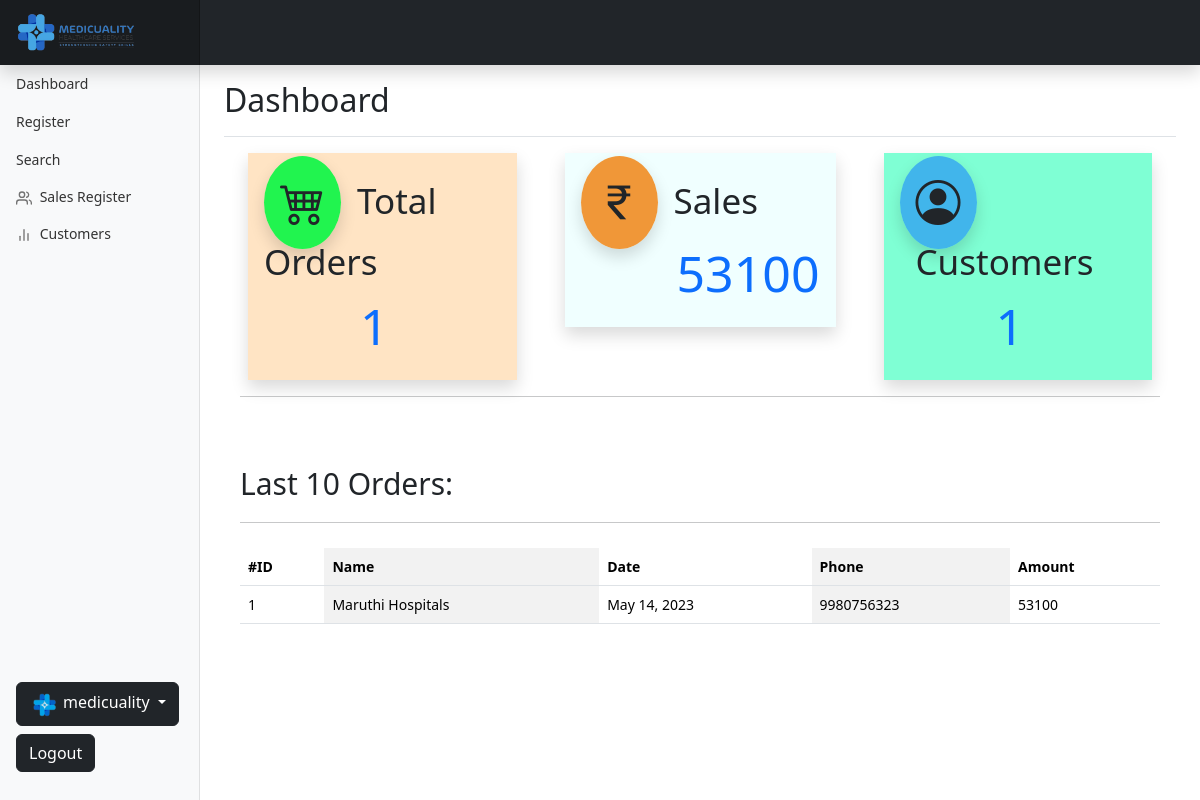
The page /dashboard/ (signed in) on the database its author committed.
### home/models.py (models this page shows, shortened)
class Payment_info(models.Model):
    patient_id = models.ForeignKey(Patient_info, on_delete=models.CASCADE, null=True)
    payment_details = models.TextField(null=True)
    activity = models.TextField(null=True)
    billing_address_1 = models.CharField(max_length=200, null=True)
    billing_address_2 = models.CharField(max_length=200, null=True)
    billing_address_city = models.CharField(max_length=200, null=True)
    billing_address_state = models.CharField(max_length=200, null=True)
    billing_address_pin = models.CharField(max_length=200, null=True)
    amount = models.IntegerField(null=True)
    c_gst = models.IntegerField(null=True)
    s_gst = models.IntegerField(null=True)
    total_amount = models.IntegerField(null=True)
    status = models.CharField(max_length=200, null=True)
    time_stamp = models.DateTimeField(auto_now_add=True, null=True)
    def __str__(self):
        return self.payment_details

class Patient_info(models.Model):
    patient_name = models.CharField(max_length=200, null=True)
    patient_phone = models.CharField(max_length=15, null=True)
    patient_gst_no  = models.CharField(max_length=200, null=True)
    patient_adress_1 = models.CharField(max_length=200, null=True)
    patient_address_2 = models.CharField(max_length=200, null=True)
    city = models.CharField(max_length=100, null=True)
    state = models.CharField(max_length=100, null=True)
    pin = models.CharField(max_length=6, null=True)
    created_on = models.DateTimeField(auto_now_add=True, null=True)

### home/views.py (the view)
# urls.py: path('dashboard/', views.dashboard, name='dashboard'),
@login_required(login_url = 'loginPage')
def dashboard(request):
    t_order = Payment_info.objects.count()
    t_cus = Patient_info.objects.count()
    t_sum = Payment_info.objects.aggregate(Sum('amount'))
    p_info = Payment_info.objects.all().order_by('-time_stamp')[0:10]
    context = {'t_order':t_order, 't_cus':t_cus, 'sum':t_sum, 'p_info':p_info}
    print(p_info)
    return render(request, 'index.html' , context)

### templates/index.html (shortened to what this page needs)
{% load static %}
<!doctype html>
<html lang="en" data-bs-theme="auto">
    <link href="https://cdn.jsdelivr.net/npm/bootstrap@5.3.0-alpha3/dist/css/bootstrap.min.css" rel="stylesheet">
    <link rel="stylesheet" href="https://cdn.jsdelivr.net/npm/bootstrap-icons@1.10.5/font/bootstrap-icons.css">
<link href="../assets/dist/css/bootstrap.min.css" rel="stylesheet">
    <link href="{% static 'css/dashboard.css' %}" rel="stylesheet">
  </head>
  <body>
<header class="navbar navbar-dark sticky-top bg-dark flex-md-nowrap p-0 shadow">
  <a class="navbar-brand col-md-3 col-lg-2 me-0 px-3 fs-6" href="#"><img src="{% static 'images/logo.png' %}" style="width:120px" alt="" class="img-fluid"></a>
</header>
<div class="container-fluid">
  <div class="row">
    <nav id="sidebarMenu" class="col-md-3 col-lg-2 d-md-block bg-body-tertiary sidebar collapse">
      <div class="position-sticky pt-3 sidebar-sticky">
        <ul class="nav flex-column">
          <li class="nav-item">
            <a class="nav-link" aria-current="page" href="{% url 'dashboard' %}">
              Dashboard
            </a>
          </li>
          <li class="nav-item">
            <a class='nav-link' href="{% url 'register' %}">
              Register
            </a>
          </li>
          <li class="nav-item">
            <a class="nav-link" href="{% url 'search' %}">
              Search
            </a>
          </li>
          <li class="nav-item">
            <a class="nav-link" href="{% url 'salesregister' %}">
              <span data-feather="users" class="align-text-bottom"></span>
              Sales Register
            </a>
          </li>
          <li class="nav-item">
            <a class="nav-link" href="{% url 'customer' %}">
              <span data-feather="bar-chart-2" class="align-text-bottom"></span>
              Customers
            </a>
            <div style="bottom: 0;position: fixed;padding-bottom: 20px;">
              <div class="btn-group ms-3">
                <button type="button" class="btn btn-dark dropdown-toggle" data-bs-toggle="dropdown" aria-expanded="false">
                  <span><img src="{% static 'images/icon.png' %}" class="ronded-circle" style="width:30px;" alt=""><span class="ms-1">{{request.user.username}}</span></span>
                </button> <br>
              </div>
              <a class="nav-link" style="width:60px;" href="{% url 'LogoutPage' %}">
                <button class="btn btn-dark">Logout</button>
              </a>
            </div>
          </li>
        </ul>
      </div>
    </nav>
    <main class="col-md-9 ms-sm-auto col-lg-10 px-md-4">
      <div class="d-flex justify-content-between flex-wrap flex-md-nowrap align-items-center pt-3 pb-2 mb-3 border-bottom">
        <h1 class="h2">Dashboard</h1>
      </div>
      {% block dash %}
      <div class="container px-4 text-center">
        <div class="row gx-5 gy-3">
          <div class="col">
           <div class="text-start shadow p-3" style="background-color: bisque;"><i class="bi bi-cart4 p-3 shadow text-start" style="font-size: 45px; border-radius: 100%; background-color: rgb(33, 244, 79);"></i><span class="px-3 mb-5 text-center" style="font-size: 35px;">Total Orders</span> <br><span style="font-size: 50px;" class="ms-5 ps-5 text-primary text-center">{{t_order}}</span></div>
          </div>
          <div class="col">
            <div class="text-start shadow p-3" style="background-color: azure;"><i class="bi bi-currency-rupee p-3 shadow text-start" style="font-size: 45px; border-radius: 100%; background-color: rgb(240, 151, 56);"></i><span class="px-3 mb-5 text-center" style="font-size: 35px;">Sales</span> <br><span style="font-size: 50px;" class="ms-5 ps-5 text-primary text-center">{{sum.amount__sum}}</span></div>
          </div>
          <div class="col">
            <div class="text-start shadow p-3" style="background-color: aquamarine;"><i class="bi bi-person-circle p-3 shadow text-start" style="font-size: 45px; border-radius: 100%; background-color: rgb(65, 181, 235);"></i><span class="px-3 mb-5 text-center" style="font-size: 35px;">Customers</span> <br><span style="font-size: 50px;" class="ms-5 ps-5 text-primary text-center">{{t_cus}}</span></div>
           </div>
        </div>
      </div>
      <hr class="mx-3">
      <div class="container px-3 pt-5">
        <div class="text-start">
          <p style="font-size: 30px;">Last 10 Orders:</p>
        </div>
        <hr style="height: 10px;">
      <table class="table table-striped-columns text-white table-responsive" style="background-color: rgb(81, 122, 244);">
        <tr>
          <th>#ID</th>
          <th>Name</th>
          <th>Date</th>
          <th>Phone</th>
          <th>Amount</th>
        </tr>
        {% for data in p_info %}
        <tr>
          <td>{{data.id}}</td>
          <td>{{data.patient_id.patient_name}}</td>
          <td>{{data.time_stamp.date}}</td>
          <td>{{data.patient_id.patient_phone}}</td>
          <td>{{data.amount}}</td>
        </tr>
        {% endfor %}
      </table>
    </div>
      {% endblock %}
    </main>
  </div>
</div>
  </body>
</html>

### static/css/dashboard.css (style rules this page uses)
body { font-size: .875rem; }
.feather { width: 16px; height: 16px; }
.sidebar { position: fixed; top: 0; bottom: 0; left: 0; z-index: 100; padding: 48px 0 0; box-shadow: inset -1px 0 0 rgba(0, 0, 0, .1); }
.sidebar-sticky { height: calc(100vh - 48px); overflow-x: hidden; overflow-y: auto; }
.sidebar .nav-link { font-weight: 500; color: #333; }
.sidebar .nav-link .feather { margin-right: 4px; color: #727272; }
.navbar-brand { padding-top: .75rem; padding-bottom: .75rem; background-color: rgba(0, 0, 0, .25); box-shadow: inset -1px 0 0 rgba(0, 0, 0, .25); }

### templates/index.html (style rules this page uses)
.bi { vertical-align: -.125em; fill: currentColor; }

### rows shown on the page
Payment_info: id "1", patient_id.patient_name "Maruthi Hospitals", time_stamp "May 14, 2023", patient_id.patient_phone "9980756323", amount "53100"

### other values the page prints
{{ request.user.username }} "medicuality"
{{ t_order }} "1"
{{ sum.amount__sum }} "53100"
{{ t_cus }} "1"
